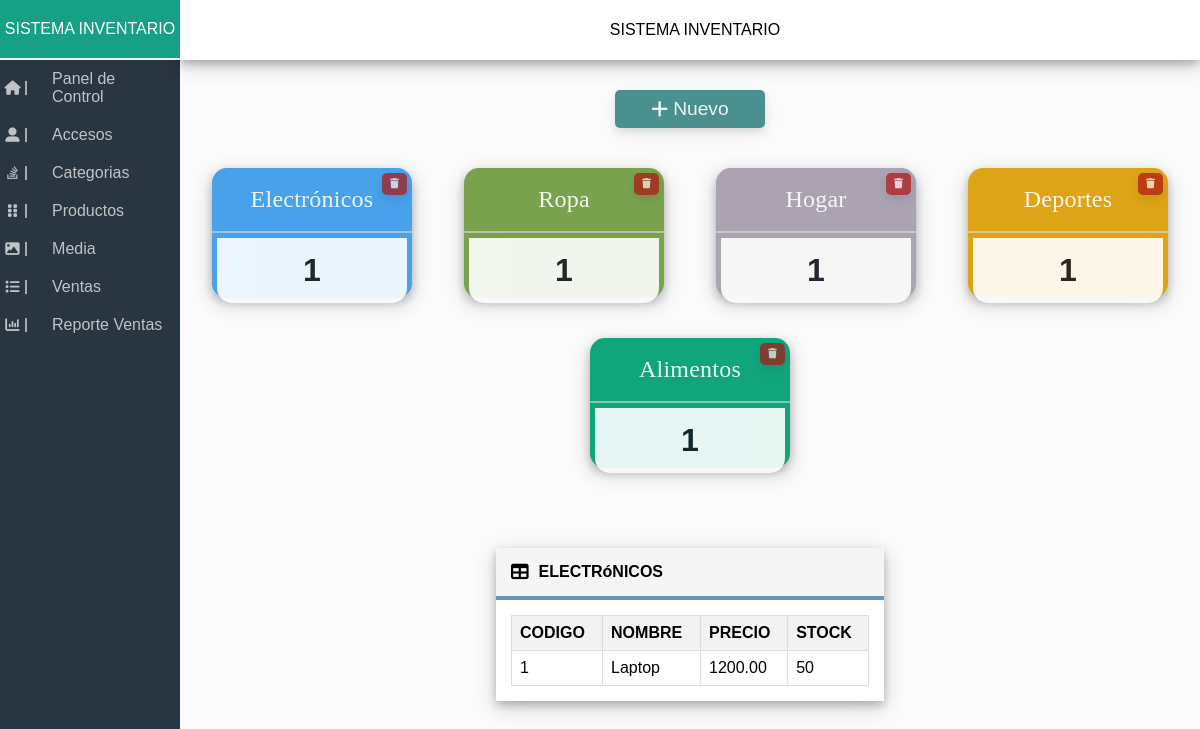
The app's page /index.php?m=index&url=Categorias&table=Categoria&on=1&tableShow=Producto&nombre=Electrónicos with its own data.
### tables this page shows
CREATE TABLE Categoria(
	Codigo INT AUTO_INCREMENT PRIMARY KEY,
    Nombre VARCHAR(30) NOT NULL,
    Descripcion VARCHAR(255) NOT NULL
);

CREATE TABLE Producto(
	Codigo INT AUTO_INCREMENT PRIMARY KEY,
    Nombre VARCHAR(30) NOT NULL,
    Precio DECIMAL(8,2) NOT NULL,
    Stock INT NOT NULL,
    CodigoC INT,
    CodigoPr INT,
    FOREIGN KEY (CodigoC) REFERENCES Categoria(Codigo),
    FOREIGN KEY (CodigoPr) REFERENCES Proveedor(Codigo)
);

### controlador/index.php (called while the page is built, shortened)
<?php
    require_once("modelo/index.php");
    class Controller{
        static function index(){
            $url = $_REQUEST['url'];
            require_once("vista/$url.php");
        }
    }
?>

### modelo/index.php (called while the page is built, shortened)
<?php
    class Modelo{
        public $db;
        private $datos;
        public function __construct(){
            $this->db = new PDO('mysql:host=localhost;dbname=Inventario',"root","");
        }
        public function consulta($query, $Assoc){
            $resultado = $this->db->query($query);
            if ($resultado) {
                if ($Assoc) {
                    $this->datos = $resultado->fetchAll(PDO::FETCH_ASSOC);
                }
                else {
                    $this->datos = $resultado->fetchAll(PDO::FETCH_NUM);
                }
                return $this->datos;
            }else {
                echo "Error en la consulta";
                return;
            }
         }
    }
?>

### vista/Categorias.php (the view, shortened to what this page needs)
<?php $Model = new Modelo(); ?>
<div class="Stats">
	<div style="width: 100%">
		<a class="btn new" style="width: 150px; font-size: 1.5em; margin-bottom: 20px;" onclick="openModal()">
			<i class="fa-solid fa-plus fa-fade"></i>
			<p>Nuevo</p>
		</a>
	</div>
	<?php
        $dato =  $Model->consulta("SELECT * FROM Categoria", 1);
		foreach ($dato as $key):
    ?>
			<div class="CardMini" <?php echo "style=\"background-color: rgb(".strval((22 + (50 * (int)$key['Codigo'])) % 255).",
																			".strval((160 + (1 * (int)$key['Codigo'])) % 255).",
																			".strval((133 + (100 * (int)$key['Codigo'])) % 255).")\" ";?>>
				<div class="CardMini-Head">
					<a href="index.php?m=index&url=Categorias&table=Categoria&on=<?php echo $key['Codigo']?>&tableShow=Producto&nombre=<?php echo $key['Nombre']?>">
						<?php echo $key['Nombre'] ?>
					</a>
					<div>
						<a class="btn delete" href="index.php?m=eliminar&id=<?php echo $key['Codigo']?>&table=Categoria" onclick="return confirm('ESTA SEGURO'); false">
							<i class="fa-solid fa-trash"></i>
						</a>
					</div>
				</div>
				<div class="CardMini-Footer">
					<?php
						$cod = $key['Codigo'];
						$productos = $Model->consulta("SELECT * FROM Producto
													   WHERE CodigoC = $cod;", 1);
					?>
					<p class="Card-Num">  <?php echo count($productos);?> </p>
				</div>
			</div>
	<?php endforeach; ?>
<?php
	if(isset($_GET['on'])):
    	if(isset($_GET['tableShow'])):
			require_once("vista/TablesCategorias.php");
		endif;
	endif;
?>
</div>

### vista/TablesCategorias.php
<?php
    $on = $_REQUEST['on'];
    $table = $_REQUEST['tableShow'];
    $nombre = $_REQUEST['nombre'];
?>
<div style="width: 100%; padding: 50px 30% 0 30%;">
<div class="Table">
    <div class="Table-Header">
        <i class="fa-solid fa-table"></i>
        <p><?php echo strtoupper($nombre)?></p>
    </div>
    <div class="Table-Contain">
        <table>
            <tr >
                <?php
                    $NTablas = $Model->consulta("DESCRIBE $table", 1);
                    foreach ($NTablas as $key):
                        $NCampo = $key['Field'];
                        if ($NCampo != "CodigoC" && $NCampo != "CodigoPr"):?>
                            <th class="TableHeader" style="font-weight: bold;"><?php echo strtoupper($NCampo)?></th>
                        <?php endif; ?>
                    <?php endforeach; ?>
            </tr>
            <tbody>
                <?php
                    $dato =  $Model->consulta("SELECT * FROM $table WHERE Codigo = $on", 1);
                        foreach ($dato as $key => $fila):?>
                            <tr>
                                <?php foreach ($fila as $v => $value):
                                    if ($v != "CodigoC" && $v != "CodigoPr"): ?>
                                        <td><?php echo $value?></td>
                                    <?php endif; ?>
                                <?php endforeach; ?>
                            </tr>
                        <?php endforeach; ?>
            </tbody>
        </table>
    </div>
</div>
</div>

### vista/css/stylesss.css (style rules this page uses)
* { font-family: Arial, sans-serif; margin: 0; padding: 0; box-sizing: border-box; }
body { background-color: #fbfbfb; }
.Stats { width: 85%; margin: 30px 0; display: flex; justify-content: space-evenly; flex-wrap: wrap; text-align: center; }
.Card-Num { font-size: 2rem; font-weight: bolder; }
.CardMini { width: 200px; height: 130px; margin: 20px; color: #fff; text-align: center; border-radius: 15px; box-shadow: 0px 4px 8px 0 rgba(0, 0, 0, 0.2), 0 6px 20px 0 rgba(0, 0, 0, 0.19); }
.CardMini-Head { height: 50%; border-bottom: 2px solid #dddddd94; position: relative; }
.CardMini-Head > a { width: 100%; height: 100%; display: flex; align-items: center; justify-content: center; text-decoration: none; color: #fff; font-size: 1.5rem; font-family: fantasy; letter-spacing: 0.01em; opacity: 0.9; }
.CardMini-Head > div { position: absolute; top: 5px; right: 3px; opacity: 0.7; }
.CardMini-Head > div > a { font-size: 0.8em; padding: 6px 8px; padding-top: 4px; }
.CardMini-Footer { height: 50%; display: flex; align-items: center; justify-content: center; margin: 5px; border-radius: 0 0 15px 15px; background-color: rgb(255, 255, 255); color: #151b22; opacity: 0.9; }
.Table { width: auto; height: auto; margin: 10px; background-color: #ffffff; box-shadow: 0px 4px 8px 0 rgba(0, 0, 0, 0.2), 0 6px 20px 0 rgba(0, 0, 0, 0.19); }
.Table-Header { display: flex; padding: 15px; background-color: #f5f5f5; border-bottom: 4px solid #6597ba; font-weight: bolder; }
.fa-table { font-size: 1.1rem; margin-right: 10px; }
.Table-Contain { padding: 15px; display: flex; align-items: center; justify-content: center; }
table { width: 100%; border-collapse: collapse; }
th, td { border: 1px solid #ddd; padding: 8px; text-align: left; }
th { background-color: #f2f2f2; }
.btn { display: inline-flex; padding: 8px 15px; margin: 0 2px; font-size: 16px; text-align: center; justify-content: center; align-items: center; text-decoration: none; cursor: pointer; border-radius: 5px; transition: background-color 0.3s, color 0.3s; background-color: rgba(73, 144, 142, 255); box-shadow: 0px 4px 8px 0 rgba(0, 0, 0, 0.1), 0 6px 20px 0 rgba(0, 0, 0, 0.05); text-shadow: none; }
.btn i { padding-top: 2px; font-size: 0.8em; color: #fff; opacity: 0.9; }
.btn p { margin-left: 5px; font-size: 0.8em; color: #fff; opacity: 0.9; }
.delete { background-color: rgb(173, 18, 18); }

### records on screen
categoria: Nombre "Electrónicos", count($productos) "1"
categoria: Nombre "Ropa", count($productos) "1"
categoria: Nombre "Hogar", count($productos) "1"
categoria: Nombre "Deportes", count($productos) "1"
categoria: Nombre "Alimentos", count($productos) "1"
producto: Codigo "1", Nombre "Laptop", Precio "1200.00", Stock "50"

### other values on screen
$nombre "ELECTRóNICOS"
$NCampo "CODIGO"
$NCampo "NOMBRE"
$NCampo "PRECIO"
$NCampo "STOCK"
